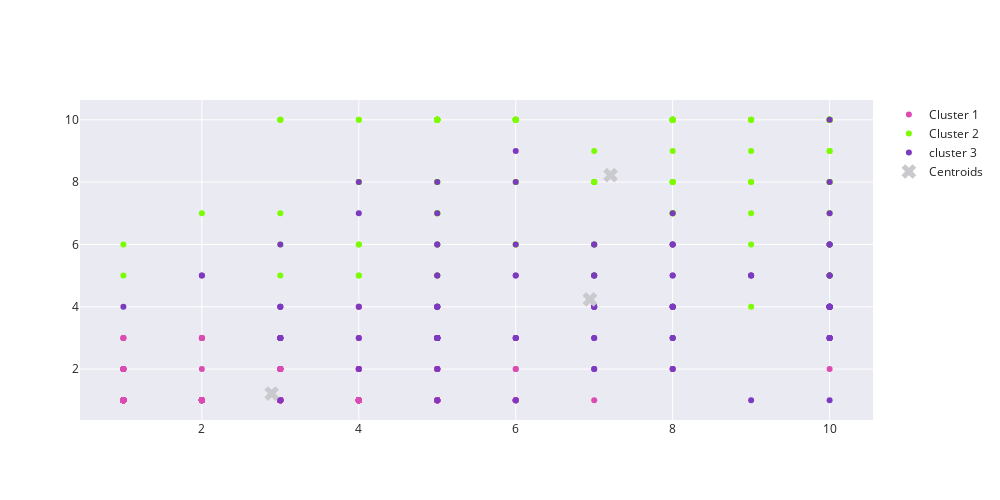

The notebook cell this image was saved under:
### Code cell
# Evaluation
fig = go.Figure()
fig.add_trace(go.Scatter(
    x=X[points == 0, 0], y=X[points == 0, 1],
    mode='markers',marker_color='#DB4CB2',name='Cluster 1'
))

fig.add_trace(go.Scatter(
    x=X[points == 1, 0], y=X[points == 1, 1],
    mode='markers',marker_color='#7CFC00',name='Cluster 2'
))

fig.add_trace(go.Scatter(
    x=X[points == 2, 0], y=X[points == 2, 1],
    mode='markers',marker_color='#7D3AC1',name='cluster 3'
))

fig.add_trace(go.Scatter(
    x=centroids[:, 0], y=centroids[:,1],
    mode='markers',marker_color='#CAC9CD',marker_symbol=4,marker_size=13,name='Centroids'
))
fig.update_layout(template='seaborn',width=1000, height=500,)

### Figure 1 — Plotly figure (JSON) as saved in the notebook; plotly's stock layout.template omitted (floating-point values rounded to 4 significant figures; data arrays with more than 128 entries replaced by an {"elided": "..."} marker saying what was removed)
{"data": [{"marker": {"color": "#DB4CB2"}, "mode": "markers", "name": "Cluster 1", "type": "scatter", "x": {"elided": "445 int values"}, "y": {"elided": "445 int values"}}, {"marker": {"color": "#7CFC00"}, "mode": "markers", "name": "Cluster 2", "type": "scatter", "x": {"elided": "144 int values"}, "y": {"elided": "144 int values"}}, {"marker": {"color": "#7D3AC1"}, "mode": "markers", "name": "cluster 3", "type": "scatter", "x": [5, 6, 5, 7, 10, 7, 8, 5, 5, 2, 10, 5, 9, 5, 10, 10, 10, 8, 9, 5, 6, 10, 5, 10, 3, 10, 8, 7, 6, 8, 10, 8, 5, 7, 8, 9, 3, 3, 7, 5, 8, 5, 8, 8, 7, 7, 8, 10, 10, 8, 10, 6, 5, 5, 10, 10, 10, 3, 8, 3, 7, 10, 1, 10, 7, 6, 10, 5, 9, 8, 5, 4, 7, 5, 10, 10, 10, 5, 8, 6, 8, 10, 3, 4, 3, 10, 7, 8, 3, 6, 10, 10, 10, 6, 3, 5, 5, 4, 10, 7, 7, 4, 8, 2, 10, 4, 5, 10, 6, 5], "y": [4, 8, 3, 4, 7, 3, 4, 2, 4, 5, 4, 6, 5, 3, 3, 5, 6, 2, 5, 3, 3, 4, 3, 6, 3, 3, 2, 3, 5, 6, 3, 3, 3, 5, 3, 5, 4, 1, 2, 5, 6, 3, 7, 4, 5, 4, 4, 4, 4, 4, 4, 3, 6, 7, 5, 4, 10, 3, 4, 3, 2, 5, 4, 4, 4, 1, 4, 3, 1, 3, 5, 4, 6, 4, 1, 4, 4, 4, 6, 5, 5, 3, 4, 2, 4, 3, 6, 5, 3, 9, 8, 4, 6, 6, 6, 8, 1, 7, 4, 5, 4, 3, 4, 5, 3, 8, 3, 4, 3, 4]}, {"marker": {"color": "#CAC9CD", "size": 13, "symbol": 4}, "mode": "markers", "name": "Centroids", "type": "scatter", "x": [2.89, 7.208, 6.945], "y": [1.216, 8.222, 4.236]}], "layout": {"height": 500, "width": 1000}}
